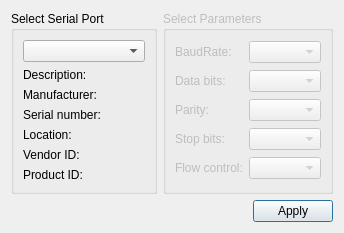
<?xml version="1.0" encoding="UTF-8"?>
<ui version="4.0">
 <class>SerialPortSettingsDialog</class>
 <widget class="QDialog" name="SerialPortSettingsDialog">
  <property name="geometry">
   <rect>
    <x>0</x>
    <y>0</y>
    <width>344</width>
    <height>221</height>
   </rect>
  </property>
  <property name="windowTitle">
   <string>Settings</string>
  </property>
  <property name="styleSheet">
   <string notr="true">SerialPortSettingsDialog {
    background: white;
    min-height: 360px;
    min-width:  250px;
    border-radius: 4px;
}</string>
  </property>
  <layout class="QGridLayout" name="gridLayout_3">
   <item row="1" column="0" colspan="2">
    <layout class="QHBoxLayout" name="horizontalLayout">
     <item>
      <spacer name="horizontalSpacer">
       <property name="orientation">
        <enum>Qt::Horizontal</enum>
       </property>
       <property name="sizeHint" stdset="0">
        <size>
         <width>96</width>
         <height>20</height>
        </size>
       </property>
      </spacer>
     </item>
     <item>
      <widget class="QPushButton" name="applyButton">
       <property name="text">
        <string>Apply</string>
       </property>
      </widget>
     </item>
    </layout>
   </item>
   <item row="0" column="1">
    <widget class="QGroupBox" name="parametersBox">
     <property name="enabled">
      <bool>false</bool>
     </property>
     <property name="title">
      <string>Select Parameters</string>
     </property>
     <layout class="QGridLayout" name="gridLayout_2">
      <item row="0" column="0">
       <widget class="QLabel" name="baudRateLabel">
        <property name="text">
         <string>BaudRate:</string>
        </property>
       </widget>
      </item>
      <item row="0" column="1">
       <widget class="QComboBox" name="baudRateBox"/>
      </item>
      <item row="1" column="0">
       <widget class="QLabel" name="dataBitsLabel">
        <property name="text">
         <string>Data bits:</string>
        </property>
       </widget>
      </item>
      <item row="1" column="1">
       <widget class="QComboBox" name="dataBitsBox"/>
      </item>
      <item row="2" column="0">
       <widget class="QLabel" name="parityLabel">
        <property name="text">
         <string>Parity:</string>
        </property>
       </widget>
      </item>
      <item row="2" column="1">
       <widget class="QComboBox" name="parityBox"/>
      </item>
      <item row="3" column="0">
       <widget class="QLabel" name="stopBitsLabel">
        <property name="text">
         <string>Stop bits:</string>
        </property>
       </widget>
      </item>
      <item row="3" column="1">
       <widget class="QComboBox" name="stopBitsBox"/>
      </item>
      <item row="4" column="0">
       <widget class="QLabel" name="flowControlLabel">
        <property name="text">
         <string>Flow control:</string>
        </property>
       </widget>
      </item>
      <item row="4" column="1">
       <widget class="QComboBox" name="flowControlBox"/>
      </item>
     </layout>
    </widget>
   </item>
   <item row="0" column="0">
    <widget class="QGroupBox" name="selectBox">
     <property name="title">
      <string>Select Serial Port</string>
     </property>
     <layout class="QGridLayout" name="gridLayout">
      <item row="0" column="0">
       <widget class="QComboBox" name="serialPortInfoListBox"/>
      </item>
      <item row="1" column="0">
       <widget class="QLabel" name="descriptionLabel">
        <property name="text">
         <string>Description:</string>
        </property>
       </widget>
      </item>
      <item row="2" column="0">
       <widget class="QLabel" name="manufacturerLabel">
        <property name="text">
         <string>Manufacturer:</string>
        </property>
       </widget>
      </item>
      <item row="3" column="0">
       <widget class="QLabel" name="serialNumberLabel">
        <property name="text">
         <string>Serial number:</string>
        </property>
       </widget>
      </item>
      <item row="4" column="0">
       <widget class="QLabel" name="locationLabel">
        <property name="text">
         <string>Location:</string>
        </property>
       </widget>
      </item>
      <item row="5" column="0">
       <widget class="QLabel" name="vidLabel">
        <property name="text">
         <string>Vendor ID:</string>
        </property>
       </widget>
      </item>
      <item row="6" column="0">
       <widget class="QLabel" name="pidLabel">
        <property name="text">
         <string>Product ID:</string>
        </property>
       </widget>
      </item>
     </layout>
    </widget>
   </item>
  </layout>
 </widget>
 <resources/>
 <connections/>
</ui>
